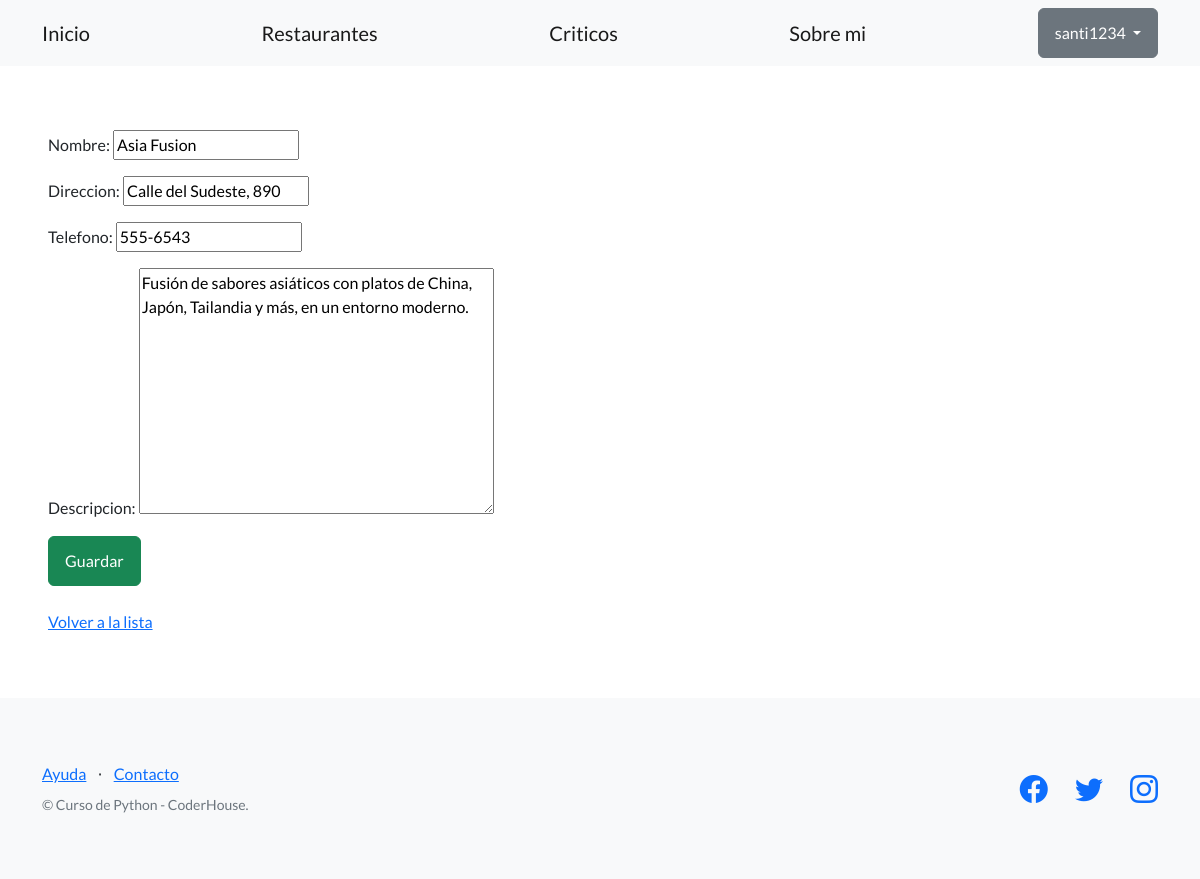
The app's page /criticos/restaurantes/6/editar/ (signed in) with its own data.
### criticos/models.py (models this page shows, shortened)
class Restaurante(models.Model):
    nombre = models.CharField(max_length=100)
    direccion = models.CharField(max_length=200)
    telefono = models.CharField(max_length=20)
    descripcion = models.TextField(null=True, blank=True)
    creado_por = models.ForeignKey(User, on_delete=models.CASCADE)

### criticos/views.py (the view)
# urls.py: path('restaurantes/<int:restaurante_id>/editar/', views.editar_restaurante, name='editar_restaurante'),
@login_required
def editar_restaurante(request, restaurante_id):
    restaurante = get_object_or_404(Restaurante, pk=restaurante_id)
    if request.method == "POST":
        formulario = RestauranteForm(request.POST, instance=restaurante)
        if formulario.is_valid():
            formulario.save()
            url_exitosa = reverse('lista_restaurantes')
            return redirect(url_exitosa)
    else:
        formulario = RestauranteForm(instance=restaurante)
    return render(
        request=request,
        template_name='criticos/formulario_restaurante.html',
        context={'formulario': formulario},
    )

### criticos/forms.py
class RestauranteForm(forms.ModelForm):
    class Meta:
        model = Restaurante
        fields = ['nombre', 'direccion', 'telefono', 'descripcion']

### criticos/templates/criticos/formulario_restaurante.html (shortened to what this page needs)
{% extends "base.html" %}
{% block contenido %}
<form method="post">
  {{ formulario.as_p }}
  <input class="btn btn-success" type="submit" value="Guardar" />
</form>
<br>
<a href="{% url 'lista_restaurantes' %}">Volver a la lista</a>
{% endblock contenido %}

### templates_base/base.html (shortened to what this page needs)
{% load static %}
<!DOCTYPE html>
<html lang="en">
    <head>
        <link href="https://cdn.jsdelivr.net/npm/bootstrap-icons@1.5.0/font/bootstrap-icons.css" rel="stylesheet" type="text/css" />
        <link href="{% static 'css/styles.css' %}" rel="stylesheet" />
    </head>
    <body>
        <nav class="navbar navbar-light bg-light static-top">
            <div class="container">
                <a class="navbar-brand" href="{% url 'inicio' %}">Inicio</a>
                <a class="navbar-brand" href="{% url 'lista_restaurantes' %}">Restaurantes</a>
                <a class="navbar-brand" href="{% url 'lista_criticos' %}">Criticos</a>
                <a class="navbar-brand" href="{% url 'mi_informacion' %}"">Sobre mi</a>
                {% if user.is_authenticated %}
                <div class="dropdown">
                    <button class="btn btn-secondary dropdown-toggle" type="button" id="dropdownMenuButton1" data-bs-toggle="dropdown" aria-expanded="false">
                        <div style="display: inline-flex;">
                            <span>{{ user.username }}</span>
                        </div>
                    </button>
                </div>
                {% else %}
                <a class="btn btn-primary" href="{% url 'login' %}">Iniciar sesión</a>
                <a class="btn btn-success" href="{% url 'registro' %}">Crear nueva cuenta</a>
                {% endif %}
            </div>
        </nav>
        <section style="padding:4rem 3rem;">
            {% block contenido %}
            {% endblock contenido %}
        </section>
        <footer class="footer bg-light">
            <div class="container">
                <div class="row">
                    <div class="col-lg-6 h-100 text-center text-lg-start my-auto">
                        <ul class="list-inline mb-2">
                            <li class="list-inline-item"><a href="#!">Ayuda</a></li>
                            <li class="list-inline-item">⋅</li>
                            <li class="list-inline-item"><a href="#!">Contacto</a></li>
                        </ul>
                        <p class="text-muted small mb-4 mb-lg-0">&copy; Curso de Python - CoderHouse.</p>
                    </div>
                    <div class="col-lg-6 h-100 text-center text-lg-end my-auto">
                        <ul class="list-inline mb-0">
                            <li class="list-inline-item me-4">
                                <a href="#!"><i class="bi-facebook fs-3"></i></a>
                            </li>
                            <li class="list-inline-item me-4">
                                <a href="#!"><i class="bi-twitter fs-3"></i></a>
                            </li>
                            <li class="list-inline-item">
                                <a href="https://www.instagram.com/espndeportes/?hl=es"><i class="bi-instagram fs-3"></i></a>
                            </li>
                        </ul>
                    </div>
                </div>
            </div>
        </footer>
    </body>
</html>

### records on screen
Restaurante: nombre "Asia Fusion", direccion "Calle del Sudeste, 890", telefono "555-6543", descripcion "Fusión de sabores asiáticos con platos de China, Japón, Tailandia y más, en un entorno moderno."

### other values on screen
{{ user.username }} "santi1234"
